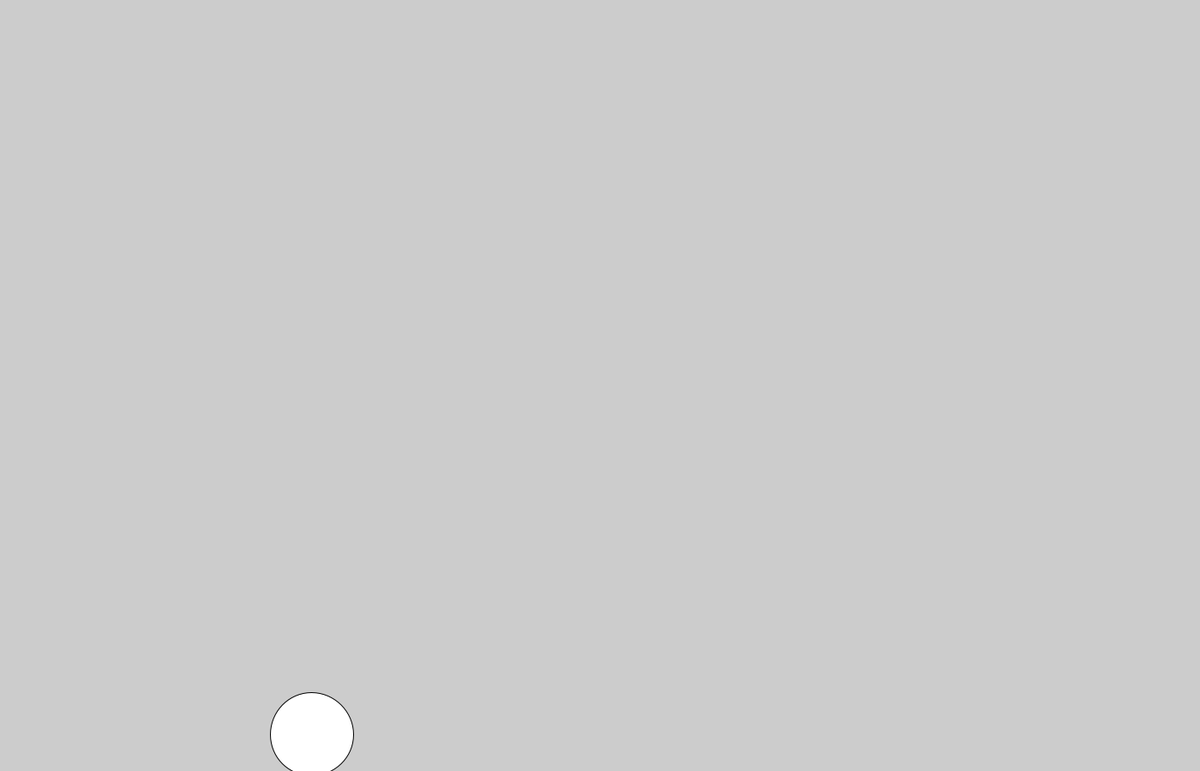
Frame 1 (no input)
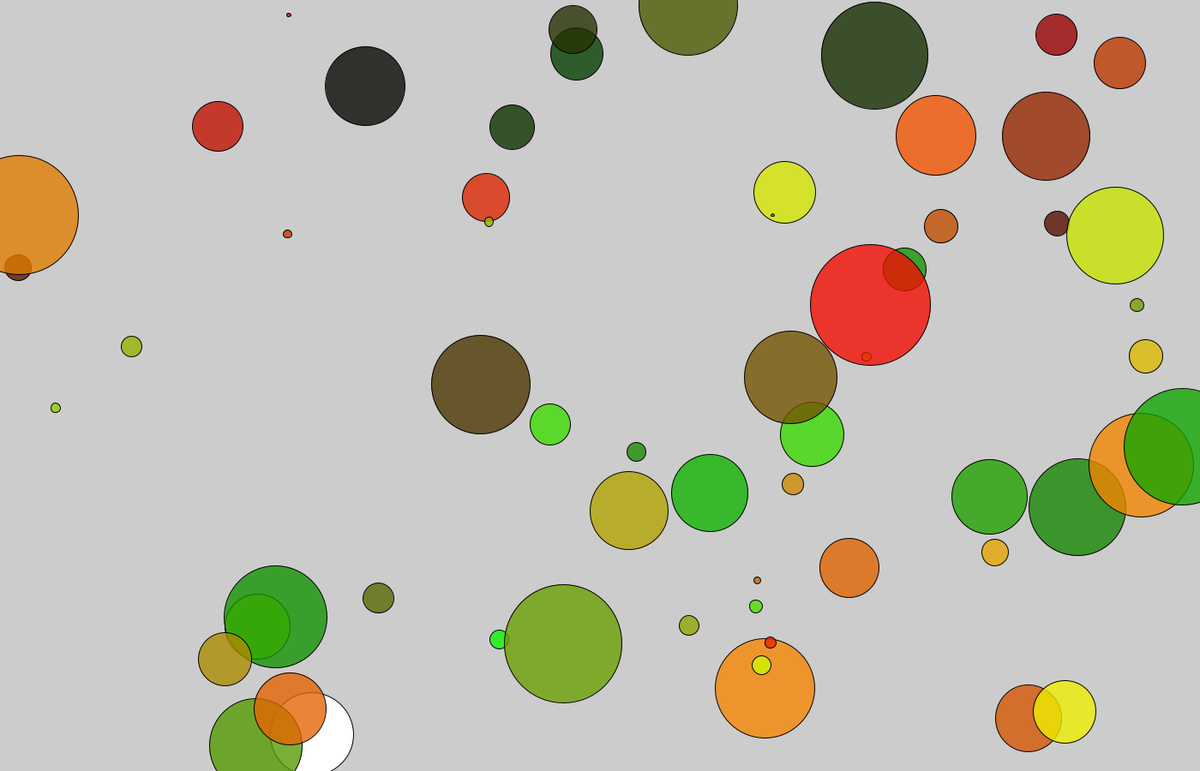
Frame 60 (the mouse pressed at the canvas centre just before this capture)
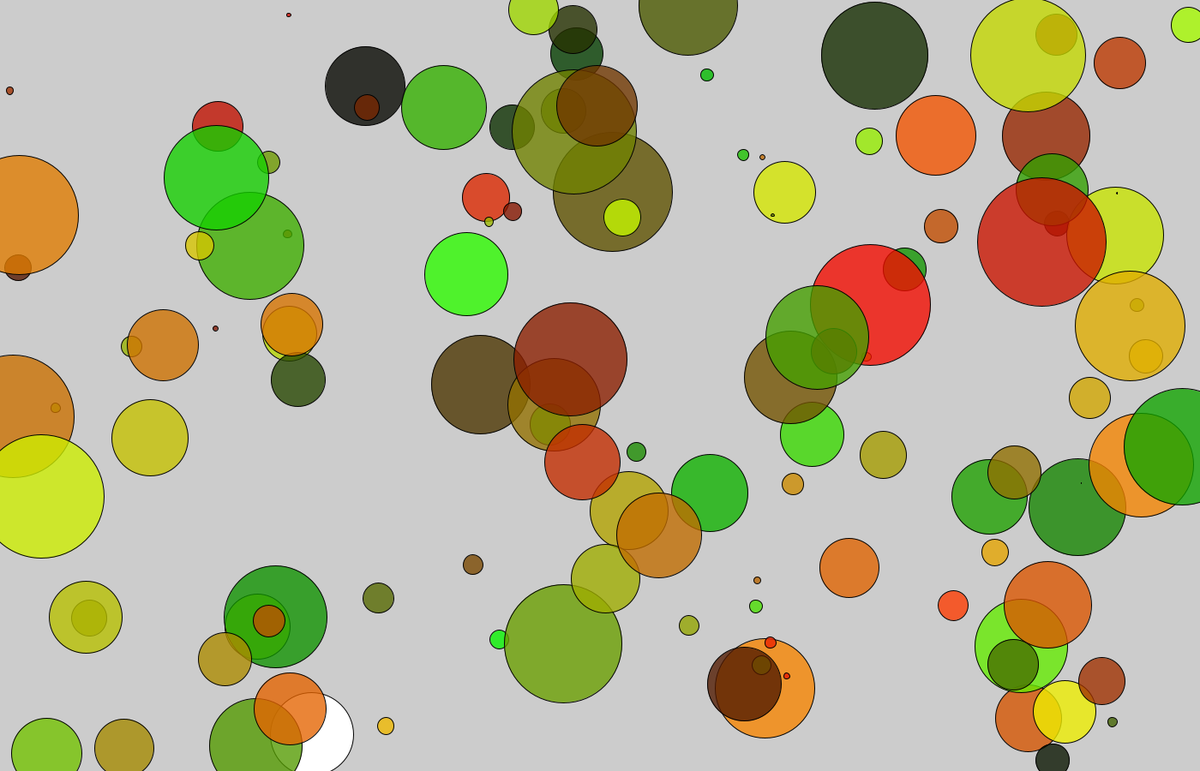
Frame 120 (the mouse held since frame 60 and released just before this capture)

The Processing sketch that drew these frames (run headless with seeded random() and noise(); from frame 60 on, the mouse is pressed at the canvas centre):

// Processing sketch: Practice_3_4
// ── Practice_3_4.pde
void setup(){
  size(1400,900);}
  
void draw(){
  float d=random(0,150);
  ellipse(random(1401),random(901),d,d);
  fill(random(256),random(256),0,200);
}
